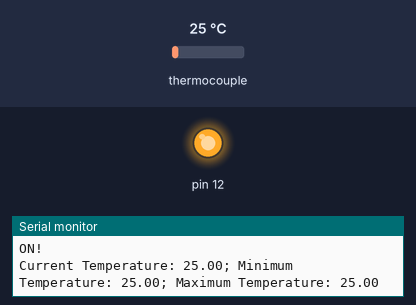
A sketch run on a simulated Arduino Uno, built with avr-gcc and run on an emulated ATmega328P. Shown: output pins drawn as LEDs (lit = HIGH), the last lines printed to the serial monitor. Inputs (shaded band) come from the test bench; at power-on: thermocouple 25 °C.

Above: at 1.7 s.
1.8 s: thermocouple set to 46 °C
4.8 s: thermocouple set to 56 °C
At 6.6 s:
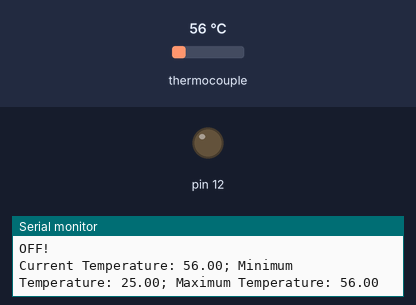
7.0 s: thermocouple set to 6 °C
At 7.7 s:
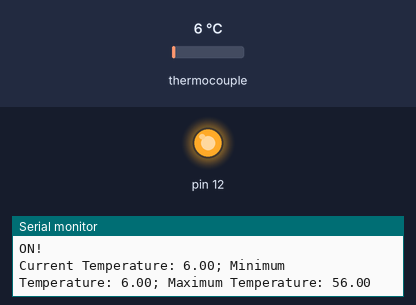
8.8 s: thermocouple set to 75 °C
At 10.3 s:
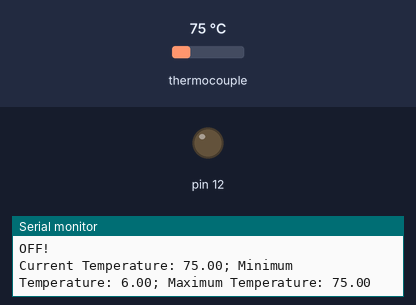
Timing chart, 0 to 11.5 s (numbered marks = the images above; inputs shaded):
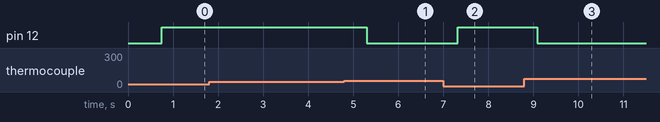

Measured:
- the behaviour switches between 50 and 51 °C on thermocouple (found by bisection; images 0 and 1)
- after the input at 4.8 s, pin 12: HIGH → LOW after 0.50 s
- after the input at 7.0 s, pin 12: LOW → HIGH after 0.32 s
- after the input at 8.8 s, pin 12: HIGH → LOW after 0.29 s

The sketch:

SerialCommand.ino
```cpp
#include "max6675.h"

int thermoDO = 4;
int thermoCS = 5;
int thermoCLK = 6;

MAX6675 thermocouple(thermoCLK, thermoCS, thermoDO);

float temperature = 0.0;  // Temperature output variable
float mintemp = 1000.0;
float maxtemp = -1000.0;

float getTemp() {
  temperature = thermocouple.readCelsius();
  if( temperature > maxtemp ) {
    maxtemp = temperature;
  }
  if( temperature < mintemp ) {
    mintemp = temperature;
  }

  Serial.print("Current Temperature: ");
  Serial.print( temperature );
  Serial.print("; Minimum Temperature: ");
  Serial.print( mintemp );
  Serial.print("; Maximum Temperature: ");
  Serial.println( maxtemp );

  delay( 250 );
  return temperature;
}

void setup() {
  Serial.begin(115200);
  pinMode(12, OUTPUT);
  delay(500);
  Serial.println("TOAST!");
}

void WaitForSerial( int bytes ) {
  while( Serial.available() < bytes ) {}
}

byte c;
int p1,p2;

void loop() {
  getTemp();

  if(temperature > 50) {
    Serial.println("OFF!");
    digitalWrite(12, LOW);
  } else if(temperature < 50) {
    Serial.println("ON!");
    digitalWrite(12, HIGH);
  }
}
```
